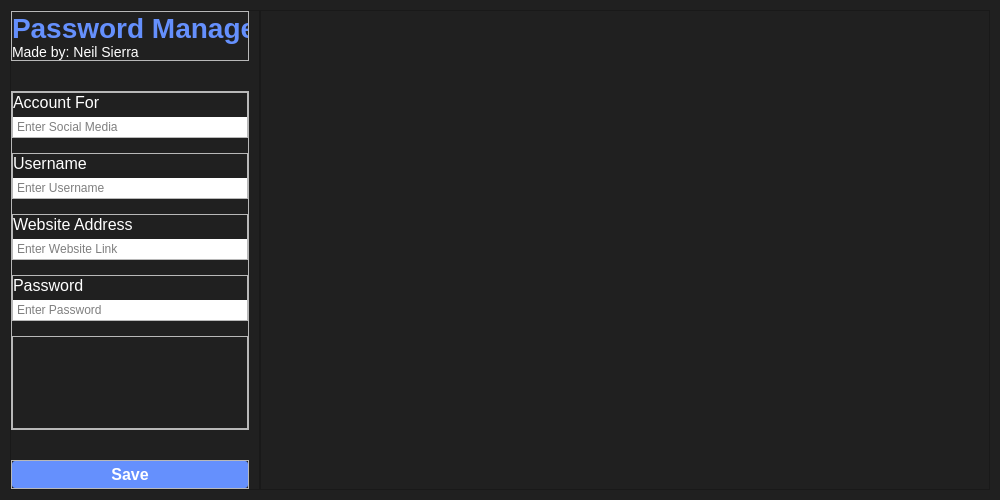
<?xml version="1.0" encoding="UTF-8"?>
<ui version="4.0">
 <class>MainWindow</class>
 <widget class="QMainWindow" name="MainWindow">
  <property name="geometry">
   <rect>
    <x>0</x>
    <y>0</y>
    <width>1000</width>
    <height>500</height>
   </rect>
  </property>
  <property name="sizePolicy">
   <sizepolicy hsizetype="Preferred" vsizetype="Ignored">
    <horstretch>0</horstretch>
    <verstretch>0</verstretch>
   </sizepolicy>
  </property>
  <property name="maximumSize">
   <size>
    <width>1000</width>
    <height>500</height>
   </size>
  </property>
  <property name="windowTitle">
   <string>Python Password Manager</string>
  </property>
  <widget class="QWidget" name="centralwidget">
   <property name="minimumSize">
    <size>
     <width>1000</width>
     <height>500</height>
    </size>
   </property>
   <property name="maximumSize">
    <size>
     <width>1000</width>
     <height>500</height>
    </size>
   </property>
   <property name="styleSheet">
    <string notr="true">QWidget#centralwidget {
	background-color: #202020;
}</string>
   </property>
   <layout class="QHBoxLayout" name="horizontalLayout">
    <property name="spacing">
     <number>0</number>
    </property>
    <property name="leftMargin">
     <number>10</number>
    </property>
    <property name="topMargin">
     <number>10</number>
    </property>
    <property name="rightMargin">
     <number>10</number>
    </property>
    <property name="bottomMargin">
     <number>10</number>
    </property>
    <item>
     <widget class="QFrame" name="side_frame">
      <property name="minimumSize">
       <size>
        <width>250</width>
        <height>0</height>
       </size>
      </property>
      <property name="maximumSize">
       <size>
        <width>250</width>
        <height>16777215</height>
       </size>
      </property>
      <property name="styleSheet">
       <string notr="true">QFrame#side_frame {
	padding: 0 10px 0 0;
	background-color: #202020;
	border-right: 1px solid rgba(255, 255, 255, 0.2);
}

QLabel#account_label,
QLabel#username_label,
QLabel#website_label,
QLabel#password_label {
	font-size: 16px;
	font-family: 'Calibri';
	color: #FFFFFF;
}

QLineEdit#account_input,
QLineEdit#username_input,
QLineEdit#website_input,
QLineEdit#password_input {
	padding: 2px;
	background-color: #FFFFFF;
	border: none;
	color: #000000;
}

QPushButton#save_button {
	padding: 4px 0;
	background-color: #6590FD;
	border: none;
	border-radius: 3px;
	font-size: 16px;
	font-weight: Bold;
	font-family: 'Calibri';
	color: #FFFFFF;
}</string>
      </property>
      <property name="frameShape">
       <enum>QFrame::StyledPanel</enum>
      </property>
      <property name="frameShadow">
       <enum>QFrame::Raised</enum>
      </property>
      <layout class="QVBoxLayout" name="side_frame_layout" stretch="0,0,0">
       <property name="spacing">
        <number>30</number>
       </property>
       <property name="leftMargin">
        <number>0</number>
       </property>
       <property name="topMargin">
        <number>0</number>
       </property>
       <property name="rightMargin">
        <number>0</number>
       </property>
       <property name="bottomMargin">
        <number>0</number>
       </property>
       <item>
        <widget class="QFrame" name="header_frame">
         <property name="styleSheet">
          <string notr="true"/>
         </property>
         <property name="frameShape">
          <enum>QFrame::StyledPanel</enum>
         </property>
         <property name="frameShadow">
          <enum>QFrame::Raised</enum>
         </property>
         <layout class="QVBoxLayout" name="header_frame_layout">
          <property name="spacing">
           <number>0</number>
          </property>
          <property name="leftMargin">
           <number>0</number>
          </property>
          <property name="topMargin">
           <number>0</number>
          </property>
          <property name="rightMargin">
           <number>0</number>
          </property>
          <property name="bottomMargin">
           <number>0</number>
          </property>
          <item>
           <widget class="QLabel" name="app_label">
            <property name="sizePolicy">
             <sizepolicy hsizetype="Preferred" vsizetype="Minimum">
              <horstretch>0</horstretch>
              <verstretch>0</verstretch>
             </sizepolicy>
            </property>
            <property name="styleSheet">
             <string notr="true">QLabel#app_label {
	font-size: 28px;
	font-family: 'Calibri';
	font-weight: Bold;
	color: #6590FD;
}
</string>
            </property>
            <property name="text">
             <string>&lt;html&gt;&lt;head/&gt;&lt;body&gt;&lt;p&gt;Password Manager&lt;/p&gt;&lt;/body&gt;&lt;/html&gt;</string>
            </property>
            <property name="margin">
             <number>0</number>
            </property>
            <property name="indent">
             <number>0</number>
            </property>
           </widget>
          </item>
          <item>
           <widget class="QLabel" name="app_author">
            <property name="sizePolicy">
             <sizepolicy hsizetype="Preferred" vsizetype="Minimum">
              <horstretch>0</horstretch>
              <verstretch>0</verstretch>
             </sizepolicy>
            </property>
            <property name="styleSheet">
             <string notr="true">QLabel#app_author {
	font-size: 14px;
	font-family: 'Calibri';
	color: #FFFFFF;
}</string>
            </property>
            <property name="text">
             <string>Made by: Neil Sierra</string>
            </property>
           </widget>
          </item>
         </layout>
        </widget>
       </item>
       <item>
        <widget class="QFrame" name="inputs_frame">
         <property name="sizePolicy">
          <sizepolicy hsizetype="Preferred" vsizetype="Expanding">
           <horstretch>0</horstretch>
           <verstretch>0</verstretch>
          </sizepolicy>
         </property>
         <property name="styleSheet">
          <string notr="true"/>
         </property>
         <property name="frameShape">
          <enum>QFrame::StyledPanel</enum>
         </property>
         <property name="frameShadow">
          <enum>QFrame::Raised</enum>
         </property>
         <layout class="QVBoxLayout" name="inputs_frame_layout">
          <property name="spacing">
           <number>15</number>
          </property>
          <property name="sizeConstraint">
           <enum>QLayout::SetDefaultConstraint</enum>
          </property>
          <property name="leftMargin">
           <number>0</number>
          </property>
          <property name="topMargin">
           <number>0</number>
          </property>
          <property name="rightMargin">
           <number>0</number>
          </property>
          <property name="bottomMargin">
           <number>0</number>
          </property>
          <item>
           <widget class="QFrame" name="account_frame">
            <property name="sizePolicy">
             <sizepolicy hsizetype="Preferred" vsizetype="Fixed">
              <horstretch>0</horstretch>
              <verstretch>0</verstretch>
             </sizepolicy>
            </property>
            <property name="frameShape">
             <enum>QFrame::StyledPanel</enum>
            </property>
            <property name="frameShadow">
             <enum>QFrame::Raised</enum>
            </property>
            <layout class="QVBoxLayout" name="account_frame_layout">
             <property name="spacing">
              <number>5</number>
             </property>
             <property name="leftMargin">
              <number>0</number>
             </property>
             <property name="topMargin">
              <number>0</number>
             </property>
             <property name="rightMargin">
              <number>0</number>
             </property>
             <property name="bottomMargin">
              <number>0</number>
             </property>
             <item>
              <widget class="QLabel" name="account_label">
               <property name="sizePolicy">
                <sizepolicy hsizetype="Preferred" vsizetype="Fixed">
                 <horstretch>0</horstretch>
                 <verstretch>0</verstretch>
                </sizepolicy>
               </property>
               <property name="styleSheet">
                <string notr="true"/>
               </property>
               <property name="text">
                <string>Account For</string>
               </property>
              </widget>
             </item>
             <item>
              <widget class="QLineEdit" name="account_input">
               <property name="styleSheet">
                <string notr="true"/>
               </property>
               <property name="text">
                <string/>
               </property>
               <property name="frame">
                <bool>true</bool>
               </property>
               <property name="placeholderText">
                <string>Enter Social Media</string>
               </property>
              </widget>
             </item>
            </layout>
           </widget>
          </item>
          <item>
           <widget class="QFrame" name="username_frame">
            <property name="sizePolicy">
             <sizepolicy hsizetype="Preferred" vsizetype="Fixed">
              <horstretch>0</horstretch>
              <verstretch>0</verstretch>
             </sizepolicy>
            </property>
            <property name="frameShape">
             <enum>QFrame::StyledPanel</enum>
            </property>
            <property name="frameShadow">
             <enum>QFrame::Raised</enum>
            </property>
            <layout class="QVBoxLayout" name="account_frame_layout_2">
             <property name="spacing">
              <number>5</number>
             </property>
             <property name="leftMargin">
              <number>0</number>
             </property>
             <property name="topMargin">
              <number>0</number>
             </property>
             <property name="rightMargin">
              <number>0</number>
             </property>
             <property name="bottomMargin">
              <number>0</number>
             </property>
             <item>
              <widget class="QLabel" name="username_label">
               <property name="sizePolicy">
                <sizepolicy hsizetype="Preferred" vsizetype="Fixed">
                 <horstretch>0</horstretch>
                 <verstretch>0</verstretch>
                </sizepolicy>
               </property>
               <property name="styleSheet">
                <string notr="true"/>
               </property>
               <property name="text">
                <string>Username</string>
               </property>
              </widget>
             </item>
             <item>
              <widget class="QLineEdit" name="username_input">
               <property name="styleSheet">
                <string notr="true"/>
               </property>
               <property name="text">
                <string/>
               </property>
               <property name="frame">
                <bool>true</bool>
               </property>
               <property name="placeholderText">
                <string>Enter Username</string>
               </property>
              </widget>
             </item>
            </layout>
           </widget>
          </item>
          <item>
           <widget class="QFrame" name="website_frame">
            <property name="sizePolicy">
             <sizepolicy hsizetype="Preferred" vsizetype="Fixed">
              <horstretch>0</horstretch>
              <verstretch>0</verstretch>
             </sizepolicy>
            </property>
            <property name="frameShape">
             <enum>QFrame::StyledPanel</enum>
            </property>
            <property name="frameShadow">
             <enum>QFrame::Raised</enum>
            </property>
            <layout class="QVBoxLayout" name="account_frame_layout_3">
             <property name="spacing">
              <number>5</number>
             </property>
             <property name="leftMargin">
              <number>0</number>
             </property>
             <property name="topMargin">
              <number>0</number>
             </property>
             <property name="rightMargin">
              <number>0</number>
             </property>
             <property name="bottomMargin">
              <number>0</number>
             </property>
             <item>
              <widget class="QLabel" name="website_label">
               <property name="sizePolicy">
                <sizepolicy hsizetype="Preferred" vsizetype="Fixed">
                 <horstretch>0</horstretch>
                 <verstretch>0</verstretch>
                </sizepolicy>
               </property>
               <property name="styleSheet">
                <string notr="true"/>
               </property>
               <property name="text">
                <string>Website Address</string>
               </property>
              </widget>
             </item>
             <item>
              <widget class="QLineEdit" name="website_input">
               <property name="styleSheet">
                <string notr="true"/>
               </property>
               <property name="text">
                <string/>
               </property>
               <property name="frame">
                <bool>true</bool>
               </property>
               <property name="placeholderText">
                <string>Enter Website Link</string>
               </property>
              </widget>
             </item>
            </layout>
           </widget>
          </item>
          <item>
           <widget class="QFrame" name="password_frame">
            <property name="sizePolicy">
             <sizepolicy hsizetype="Preferred" vsizetype="Fixed">
              <horstretch>0</horstretch>
              <verstretch>0</verstretch>
             </sizepolicy>
            </property>
            <property name="frameShape">
             <enum>QFrame::StyledPanel</enum>
            </property>
            <property name="frameShadow">
             <enum>QFrame::Raised</enum>
            </property>
            <layout class="QVBoxLayout" name="account_frame_layout_4">
             <property name="spacing">
              <number>5</number>
             </property>
             <property name="leftMargin">
              <number>0</number>
             </property>
             <property name="topMargin">
              <number>0</number>
             </property>
             <property name="rightMargin">
              <number>0</number>
             </property>
             <property name="bottomMargin">
              <number>0</number>
             </property>
             <item>
              <widget class="QLabel" name="password_label">
               <property name="sizePolicy">
                <sizepolicy hsizetype="Preferred" vsizetype="Fixed">
                 <horstretch>0</horstretch>
                 <verstretch>0</verstretch>
                </sizepolicy>
               </property>
               <property name="styleSheet">
                <string notr="true"/>
               </property>
               <property name="text">
                <string>Password</string>
               </property>
              </widget>
             </item>
             <item>
              <widget class="QLineEdit" name="password_input">
               <property name="styleSheet">
                <string notr="true"/>
               </property>
               <property name="text">
                <string/>
               </property>
               <property name="frame">
                <bool>true</bool>
               </property>
               <property name="placeholderText">
                <string>Enter Password</string>
               </property>
              </widget>
             </item>
            </layout>
           </widget>
          </item>
          <item>
           <widget class="QFrame" name="spacer">
            <property name="sizePolicy">
             <sizepolicy hsizetype="Preferred" vsizetype="Expanding">
              <horstretch>0</horstretch>
              <verstretch>0</verstretch>
             </sizepolicy>
            </property>
            <property name="frameShape">
             <enum>QFrame::StyledPanel</enum>
            </property>
            <property name="frameShadow">
             <enum>QFrame::Raised</enum>
            </property>
           </widget>
          </item>
         </layout>
        </widget>
       </item>
       <item>
        <widget class="QFrame" name="buttons_frame">
         <property name="sizePolicy">
          <sizepolicy hsizetype="Preferred" vsizetype="Preferred">
           <horstretch>0</horstretch>
           <verstretch>0</verstretch>
          </sizepolicy>
         </property>
         <property name="frameShape">
          <enum>QFrame::StyledPanel</enum>
         </property>
         <property name="frameShadow">
          <enum>QFrame::Raised</enum>
         </property>
         <layout class="QHBoxLayout" name="buttons_layout">
          <property name="spacing">
           <number>10</number>
          </property>
          <property name="leftMargin">
           <number>0</number>
          </property>
          <property name="topMargin">
           <number>0</number>
          </property>
          <property name="rightMargin">
           <number>0</number>
          </property>
          <property name="bottomMargin">
           <number>0</number>
          </property>
          <item>
           <widget class="QPushButton" name="save_button">
            <property name="sizePolicy">
             <sizepolicy hsizetype="Preferred" vsizetype="Preferred">
              <horstretch>0</horstretch>
              <verstretch>0</verstretch>
             </sizepolicy>
            </property>
            <property name="cursor">
             <cursorShape>PointingHandCursor</cursorShape>
            </property>
            <property name="styleSheet">
             <string notr="true"/>
            </property>
            <property name="text">
             <string>Save</string>
            </property>
           </widget>
          </item>
         </layout>
        </widget>
       </item>
      </layout>
     </widget>
    </item>
    <item>
     <widget class="QFrame" name="main_frame">
      <property name="minimumSize">
       <size>
        <width>730</width>
        <height>0</height>
       </size>
      </property>
      <property name="maximumSize">
       <size>
        <width>730</width>
        <height>16777215</height>
       </size>
      </property>
      <property name="styleSheet">
       <string notr="true">QFrame#main_frame {
	background-color: #202020;
}</string>
      </property>
      <property name="frameShape">
       <enum>QFrame::StyledPanel</enum>
      </property>
      <property name="frameShadow">
       <enum>QFrame::Raised</enum>
      </property>
     </widget>
    </item>
   </layout>
  </widget>
 </widget>
 <resources/>
 <connections/>
</ui>
